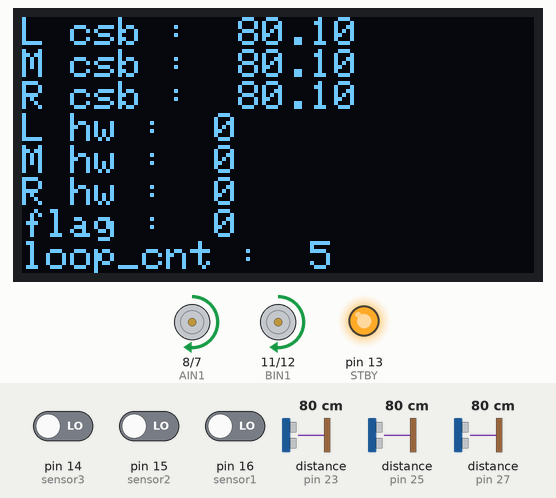
A sketch run on a simulated Arduino Mega 2560, built with avr-gcc and run on an emulated ATmega2560. On the bench: 128×64 one-colour display, motor-driver pin pairs drawn as motors (green arrow = first pin HIGH = forward, orange = second pin HIGH = backward, longer = more drive, scaled by the enable pin, stopped while the standby pin is LOW), output pins drawn as LEDs (lit = HIGH). Wiring (inferred from the names in the program): 3 × ultrasonic range finder: trigger pin 22, echo pin 23 / trigger pin 24, echo pin 25 / trigger pin 26, echo pin 27. The inputs (shaded band) are chosen by the test bench; at power-on: distance to the obstacle (sensors on pin 23, pin 25, pin 27) 80 cm, pin 14 (sensor3) LOW, pin 15 (sensor2) LOW, pin 16 (sensor1) LOW. The echo pulse lasts 58.3 µs per cm; pins used as bus, display or sensor lines are not drawn; what the sketch prints to the serial monitor is not drawn.

Above: at 3.2 s.
3.3 s: distance to the obstacle (sensor on pin 23) set to 250 cm
At 3.52 s:
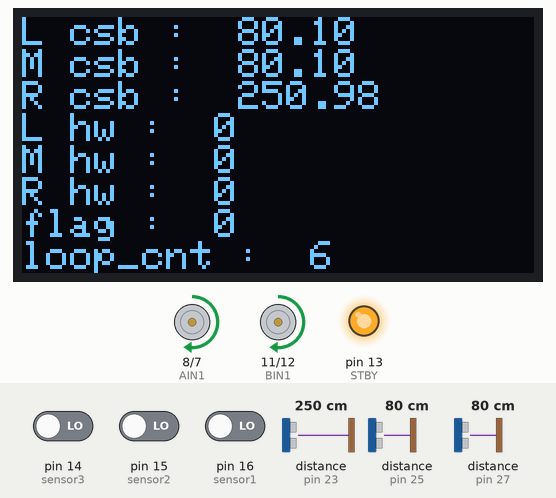
4.8 s: distance to the obstacle (sensor on pin 25) set to 2 cm
At 5.1 s:
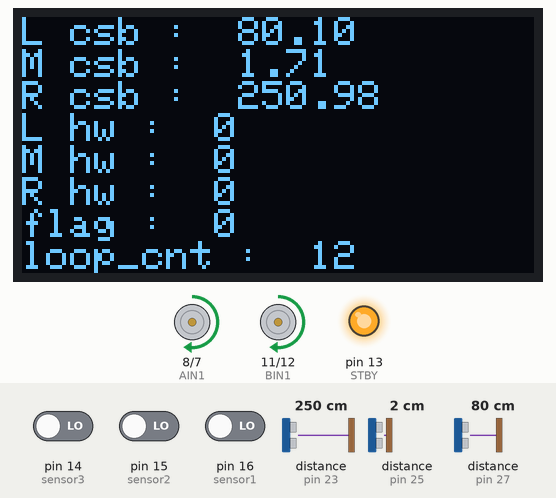
6.4 s: distance to the obstacle (sensor on pin 27) set to 120 cm
At 6.67 s:
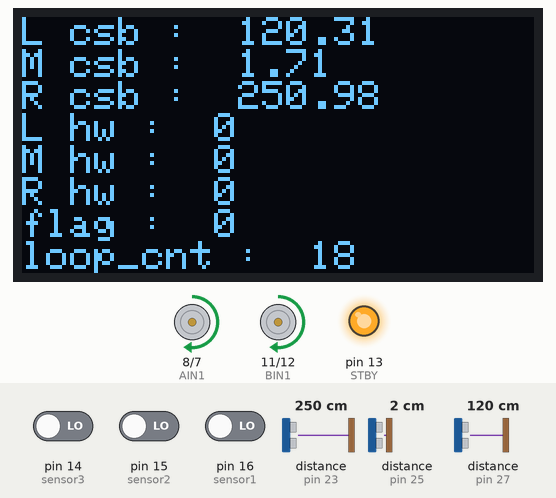
8.0 s: pin 14 (sensor3) driven HIGH
At 8.24 s:
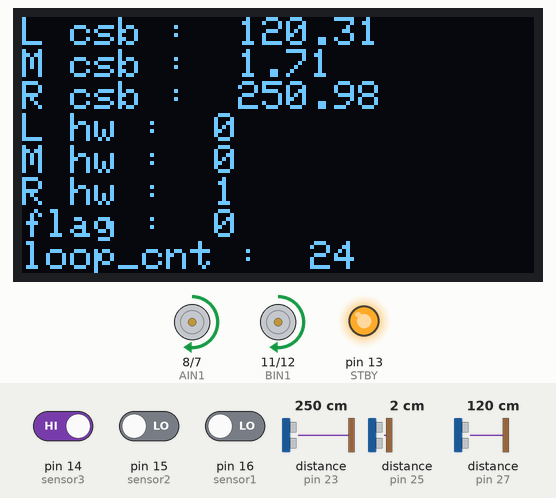
9.6 s: pin 15 (sensor2) driven HIGH
At 9.81 s:
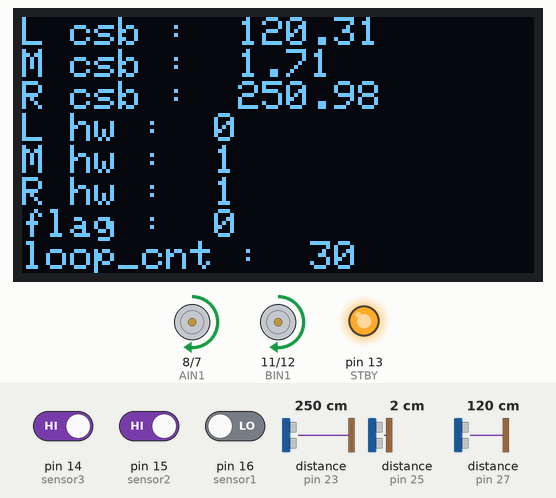
11.1 s: pin 16 (sensor1) driven HIGH
At 11.39 s:
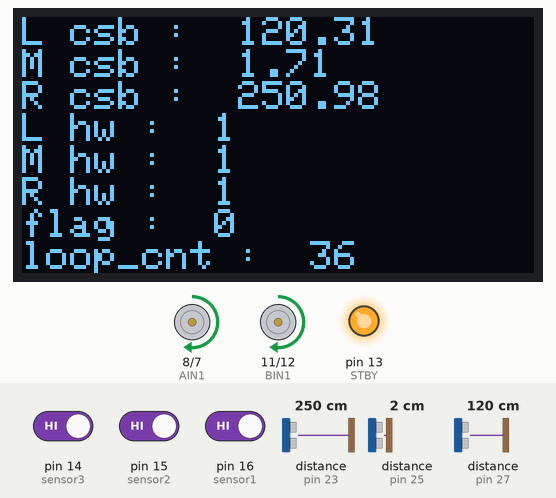
Timing chart, 0 to 13.7 s (numbered marks = the images above; inputs shaded):
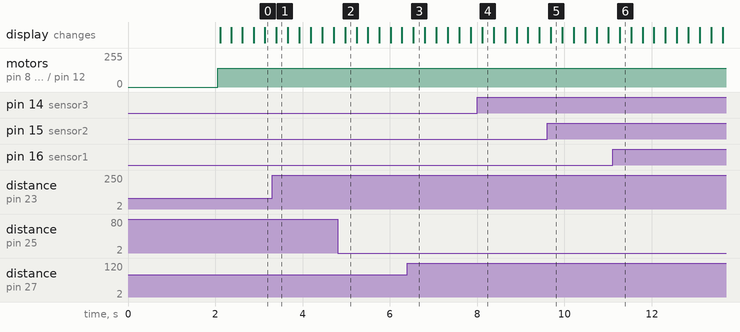

The sketch:

car.ino
```cpp
#include <Wire.h>
#include <Adafruit_GFX.h>
#include <Adafruit_SSD1306.h>

#define SCREEN_WIDTH 128
#define SCREEN_HEIGHT 64

Adafruit_SSD1306 display(SCREEN_WIDTH, SCREEN_HEIGHT, &Wire, -1);

int AIN1 = 8;  // 左轮IN1引脚
int AIN2 = 7;  // 左轮IN2引脚
int BIN1 = 11; // 右轮IN1引脚
int BIN2 = 12; // 右轮IN2引脚
int PWMA = 9;  // 左轮PWM引脚
int PWMB = 10;  // 右轮PWM引脚
int STBY = 13; // 使能引脚

int TrigPin1 = 26;  // 超声波传感器1的Trig引脚，左
int EchoPin1 = 27;  // 超声波传感器1的Echo引脚
int TrigPin2 = 24;  // 超声波传感器2的Trig引脚，中间
int EchoPin2 = 25;  // 超声波传感器2的Echo引脚
int TrigPin3 = 22;  // 超声波传感器3的Trig引脚，右
int EchoPin3 = 23;  // 超声波传感器3的Echo引脚

int sensor1 = 16; // 红外传感器1引脚(左)
int sensor2 = 15; // 红外传感器2引脚(中)
int sensor3 = 14; // 红外传感器3引脚(右)

int pos = 0;

// 计算超声波距离
float distance(int TrigPin, int EchoPin) {
  digitalWrite(TrigPin, LOW);
  delayMicroseconds(2);
  digitalWrite(TrigPin, HIGH);
  delayMicroseconds(10);
  digitalWrite(TrigPin, LOW);
  float distance = pulseIn(EchoPin, HIGH) / 58.00;
  return distance;
}

// 获取超声波传感器1的距离，左
float getDistance1() {
  Serial.print("Distance1: ");
  float dist = distance(TrigPin1, EchoPin1);
  Serial.print(dist);
  Serial.println(" cm");
  return dist;
}

// 获取超声波传感器2的距离，中间
float getDistance2() {
  Serial.print("Distance2: ");
  float dist = distance(TrigPin2, EchoPin2);
  Serial.print(dist);
  Serial.println(" cm");
  return dist;
}

// 获取超声波传感器3的距离,右边
float getDistance3() {
  Serial.print("Distance3: ");
  float dist = distance(TrigPin3, EchoPin3);
  Serial.print(dist);
  Serial.println(" cm");
  return dist;
}
int flag;
// 初始化设置
void setup() {
  pinMode(AIN1, OUTPUT);
  pinMode(AIN2, OUTPUT);
  pinMode(BIN1, OUTPUT);
  pinMode(BIN2, OUTPUT);
  pinMode(STBY, OUTPUT);
  digitalWrite(STBY, HIGH);

  pinMode(TrigPin1, OUTPUT);
  pinMode(EchoPin1, INPUT);
  pinMode(TrigPin2, OUTPUT);
  pinMode(EchoPin2, INPUT);
  pinMode(TrigPin3, OUTPUT);
  pinMode(EchoPin3, INPUT);

  pinMode(sensor1, INPUT);
  pinMode(sensor2, INPUT);
  pinMode(sensor3, INPUT);

  Serial.begin(9600);
  if(!display.begin(SSD1306_SWITCHCAPVCC, 0x3C)) {
    Serial.println(F("SSD1306 allocation failed"));
    for(;;);
  }

  display.clearDisplay();
  display.setTextSize(1);
  display.setTextColor(SSD1306_WHITE);
  display.setCursor(0,0);
  display.println("Hello, World!");
  display.display();


  // left();
  // delay(200);
  // stop();
  delay(2000);
}

// 向前移动
void go() {
  digitalWrite(AIN1, LOW);
  digitalWrite(AIN2, HIGH);
  analogWrite(PWMA, 85);
  digitalWrite(BIN1, LOW);
  digitalWrite(BIN2, HIGH);
  analogWrite(PWMB, 90);
}

void gogo() {
  analogWrite(PWMA, 140);
  digitalWrite(AIN1,HIGH);
  digitalWrite(AIN2,LOW);
  analogWrite(PWMB, 140);
  digitalWrite(BIN1,HIGH);
  digitalWrite(BIN2,LOW);
}

void xunleft() {
  digitalWrite(AIN1, LOW);
  digitalWrite(AIN2, HIGH);
  analogWrite(PWMA, 100);
  digitalWrite(BIN1, HIGH);
  digitalWrite(BIN2, LOW);
  analogWrite(PWMB, 100);
}

void xunright() {
  digitalWrite(AIN1, HIGH);
  digitalWrite(AIN2, LOW);
  analogWrite(PWMA, 100);
  digitalWrite(BIN1, LOW);
  digitalWrite(BIN2, HIGH);
  analogWrite(PWMB, 100);
}

//右转
void right() {
  analogWrite(PWMA, 160);
  digitalWrite(AIN1,HIGH);
  digitalWrite(9,LOW);
  analogWrite(PWMB, 59);
  digitalWrite(BIN2,HIGH);
  digitalWrite(BIN1,LOW);
}

//左转
void left() {
  analogWrite(PWMA, 62);
  digitalWrite(AIN1,HIGH);
  digitalWrite(9,LOW);
  analogWrite(PWMB, 160);
  digitalWrite(BIN2,HIGH);
  digitalWrite(BIN1,LOW);
}

//超声波避障
void soundtracking() {
  float R = getDistance3();
  float M = getDistance2();
  float L = getDistance1();

  // gogo();
  static int i = 0;
  if (M <= 20 && L <= 20) {
    flag = 3;
    right();
    delay(900);
    stop();
  }
  else if (M <= 20 && R <= 20) {
    // while(i == 0) {
    //   analogWrite(PWMA, 75);
    //   digitalWrite(AIN1,HIGH);
    //   digitalWrite(9,LOW);
    //   analogWrite(PWMB, 175);
    //   digitalWrite(BIN2,HIGH);
    //   digitalWrite(BIN1,LOW);
    //   delay(350);
    //   i++;
    // }
    flag = 1;
    left();
    delay(900);
    stop();
  }
  else{
    flag = 2;
    // go();
    gogo();
    delay(500);
    stop();
  }
}

void linefollow() { //寻迹
  int s1, s2, s3 = 0;
  s2 = digitalRead(sensor2);
  delay(1);
  s3 = digitalRead(sensor3); //R
  delay(1);
  s1 = digitalRead(sensor1); //L
  delay(1);

  if (s3 == HIGH && s1 == LOW) {
    xunright();
    delay(20);
  } else if (s1 == HIGH && s3 == LOW) {
    xunleft();
    delay(20);
  } else if (s1 == HIGH && s3 == HIGH) {
    go();
    delay(200);
  }
}

void stop() {
  digitalWrite(AIN2, HIGH);
  digitalWrite(AIN1, HIGH);
  analogWrite(PWMA, 0);
  digitalWrite(BIN1, HIGH);
  digitalWrite(BIN2, HIGH);
  analogWrite(PWMB, 0);
  delay(200);
}

int loop_cnt;


void display_info() {
  float L;  // 使用英文半角分号
  float M;  // 修正：将中文全角分号改为英文半角分号
  float R;
  int s1;
  int s2;
  int s3;

  L = getDistance1();
  M = getDistance2();
  R = getDistance3();
  s1 = digitalRead(sensor1);
  s2 = digitalRead(sensor2);
  s3 = digitalRead(sensor3);

  display.clearDisplay();
  display.setTextSize(1);
  display.setTextColor(SSD1306_WHITE);
  display.setCursor(0,0);
  display.print("L csb :  ");
  display.println(L);
  display.print("M csb :  ");
  display.println(M);
  display.print("R csb :  ");
  display.println(R);
  display.print("L hw :  ");
  display.println(s1);
  display.print("M hw :  ");
  display.println(s2);
  display.print("R hw :  ");
  display.println(s3);
  display.print("flag :  ");
  display.println(flag);
  display.print("loop_cnt :  ");
  display.println(loop_cnt);
  display.display();
}

void loop() {
  // Serial.println("================================");

  // 在loop函数中声明变量
  // float L = getDistance1();
  // float M = getDistance2();
  // float R = getDistance3();
  // int s1 = digitalRead(sensor1);
  // int s2 = digitalRead(sensor2);
  // int s3 = digitalRead(sensor3);

  // if(pos == 0)
  //   linefollow();
  // flag = 1;
  // display.display();

  // if(M < 80 && L <= 45 && s1 == 0 && s3 == 0) {
  //   pos++;
  // }

  // if(pos >= 1)
  // soundtracking();
  gogo();
  // left();
  // flag = 2;
  loop_cnt++;

  // Serial.print("Sensor1: ");
  // Serial.println(s1);
  // Serial.print("Sensor2: ");
  // Serial.println(s2);
  // Serial.print("Sensor3: ");
  // Serial.println(s3);

  display_info();  // 调用显示函数
  // display.display();
  delay(200);
}
```
